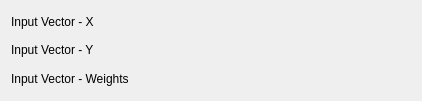
<ui version="4.0" >
 <class>FitGradient_WeightedConfig</class>
 <widget class="QWidget" name="FitGradient_WeightedConfig" >
  <property name="geometry" >
   <rect>
    <x>0</x>
    <y>0</y>
    <width>422</width>
    <height>101</height>
   </rect>
  </property>
  <property name="minimumSize" >
   <size>
    <width>400</width>
    <height>0</height>
   </size>
  </property>
  <layout class="QVBoxLayout" name="verticalLayout" >
   <item>
    <layout class="QHBoxLayout" name="horizontalLayout_2" >
     <item>
      <widget class="QLabel" name="label_4" >
       <property name="sizePolicy" >
        <sizepolicy vsizetype="Fixed" hsizetype="Fixed" >
         <horstretch>0</horstretch>
         <verstretch>0</verstretch>
        </sizepolicy>
       </property>
       <property name="text" >
        <string>Input Vector - X</string>
       </property>
       <property name="wordWrap" >
        <bool>false</bool>
       </property>
      </widget>
     </item>
     <item>
      <widget class="Kst::VectorSelector" native="1" name="_vectorX" >
       <property name="sizePolicy" >
        <sizepolicy vsizetype="Preferred" hsizetype="Expanding" >
         <horstretch>0</horstretch>
         <verstretch>0</verstretch>
        </sizepolicy>
       </property>
      </widget>
     </item>
    </layout>
   </item>
   <item>
    <layout class="QHBoxLayout" name="horizontalLayout" >
     <item>
      <widget class="QLabel" name="label_3" >
       <property name="sizePolicy" >
        <sizepolicy vsizetype="Fixed" hsizetype="Fixed" >
         <horstretch>0</horstretch>
         <verstretch>0</verstretch>
        </sizepolicy>
       </property>
       <property name="text" >
        <string>Input Vector - Y</string>
       </property>
       <property name="wordWrap" >
        <bool>false</bool>
       </property>
      </widget>
     </item>
     <item>
      <widget class="Kst::VectorSelector" native="1" name="_vectorY" >
       <property name="sizePolicy" >
        <sizepolicy vsizetype="Preferred" hsizetype="Expanding" >
         <horstretch>0</horstretch>
         <verstretch>0</verstretch>
        </sizepolicy>
       </property>
      </widget>
     </item>
    </layout>
   </item>
   <item>
    <layout class="QHBoxLayout" name="horizontalLayout_3" >
     <item>
      <widget class="QLabel" name="label_5" >
       <property name="sizePolicy" >
        <sizepolicy vsizetype="Fixed" hsizetype="Fixed" >
         <horstretch>0</horstretch>
         <verstretch>0</verstretch>
        </sizepolicy>
       </property>
       <property name="text" >
        <string>Input Vector - Weights</string>
       </property>
       <property name="wordWrap" >
        <bool>false</bool>
       </property>
      </widget>
     </item>
     <item>
      <widget class="Kst::VectorSelector" native="1" name="_vectorWeights" >
       <property name="sizePolicy" >
        <sizepolicy vsizetype="Preferred" hsizetype="Expanding" >
         <horstretch>0</horstretch>
         <verstretch>0</verstretch>
        </sizepolicy>
       </property>
      </widget>
     </item>
    </layout>
   </item>
  </layout>
 </widget>
 <layoutdefault spacing="6" margin="11" />
 <customwidgets>
  <customwidget>
   <class>Kst::VectorSelector</class>
   <extends>QWidget</extends>
   <header>vectorselector.h</header>
  </customwidget>
 </customwidgets>
 <resources/>
 <connections/>
</ui>
